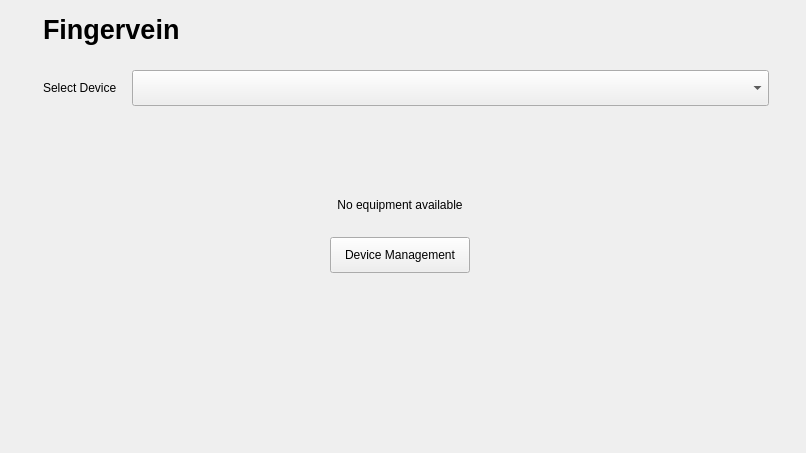
     <widget class="QWidget" name="pageFingerVein">
      <layout class="QVBoxLayout" name="verticalLayout_8">
       <item>
        <layout class="QHBoxLayout" name="horizontalLayout_10">
         <property name="leftMargin">
          <number>32</number>
         </property>
         <property name="topMargin">
          <number>0</number>
         </property>
         <property name="rightMargin">
          <number>26</number>
         </property>
         <property name="bottomMargin">
          <number>17</number>
         </property>
         <item>
          <widget class="QLabel" name="listWidgetAFingerVein">
           <property name="minimumSize">
            <size>
             <width>0</width>
             <height>36</height>
            </size>
           </property>
           <property name="maximumSize">
            <size>
             <width>16777215</width>
             <height>36</height>
            </size>
           </property>
           <property name="font">
            <font>
             <pointsize>20</pointsize>
             <bold>true</bold>
            </font>
           </property>
           <property name="text">
            <string>Fingervein</string>
           </property>
          </widget>
         </item>
         <item>
          <spacer name="horizontalSpacer_11">
           <property name="orientation">
            <enum>Qt::Horizontal</enum>
           </property>
           <property name="sizeHint" stdset="0">
            <size>
             <width>40</width>
             <height>20</height>
            </size>
           </property>
          </spacer>
         </item>
        </layout>
       </item>
       <item>
        <layout class="QHBoxLayout" name="horizontalLayout_7">
         <property name="spacing">
          <number>15</number>
         </property>
         <property name="leftMargin">
          <number>32</number>
         </property>
         <property name="rightMargin">
          <number>26</number>
         </property>
         <property name="bottomMargin">
          <number>8</number>
         </property>
         <item>
          <widget class="QLabel" name="listWidgetBFingerVein">
           <property name="maximumSize">
            <size>
             <width>16777215</width>
             <height>36</height>
            </size>
           </property>
           <property name="text">
            <string>Select Device</string>
           </property>
          </widget>
         </item>
         <item>
          <widget class="QComboBox" name="listWidgetFingerVein">
           <property name="sizePolicy">
            <sizepolicy hsizetype="Expanding" vsizetype="Fixed">
             <horstretch>0</horstretch>
             <verstretch>0</verstretch>
            </sizepolicy>
           </property>
           <property name="minimumSize">
            <size>
             <width>0</width>
             <height>36</height>
            </size>
           </property>
          </widget>
         </item>
        </layout>
       </item>
       <item>
        <layout class="QHBoxLayout" name="lblNoDeviceLFingerVein">
         <item>
          <widget class="QWidget" name="lblNoDeviceWFingerVein" native="true">
           <property name="minimumSize">
            <size>
             <width>400</width>
             <height>0</height>
            </size>
           </property>
           <layout class="QHBoxLayout" name="horizontalLayout_37">
            <item>
             <spacer name="horizontalSpacer_9">
              <property name="orientation">
               <enum>Qt::Horizontal</enum>
              </property>
              <property name="sizeHint" stdset="0">
               <size>
                <width>40</width>
                <height>20</height>
               </size>
              </property>
             </spacer>
            </item>
            <item>
             <layout class="QVBoxLayout" name="verticalLayout_15">
              <property name="leftMargin">
               <number>0</number>
              </property>
              <property name="bottomMargin">
               <number>120</number>
              </property>
              <item>
               <spacer name="verticalSpacer_6">
                <property name="orientation">
                 <enum>Qt::Vertical</enum>
                </property>
                <property name="sizeHint" stdset="0">
                 <size>
                  <width>20</width>
                  <height>40</height>
                 </size>
                </property>
               </spacer>
              </item>
              <item>
               <layout class="QHBoxLayout" name="horizontalLayout_20">
                <item>
                 <spacer name="horizontalSpacer_15">
                  <property name="orientation">
                   <enum>Qt::Horizontal</enum>
                  </property>
                  <property name="sizeHint" stdset="0">
                   <size>
                    <width>40</width>
                    <height>20</height>
                   </size>
                  </property>
                 </spacer>
                </item>
                <item>
                 <widget class="QLabel" name="lblNoDeviceIFingerVein">
                  <property name="text">
                   <string/>
                  </property>
                 </widget>
                </item>
                <item>
                 <spacer name="horizontalSpacer_16">
                  <property name="orientation">
                   <enum>Qt::Horizontal</enum>
                  </property>
                  <property name="sizeHint" stdset="0">
                   <size>
                    <width>40</width>
                    <height>20</height>
                   </size>
                  </property>
                 </spacer>
                </item>
               </layout>
              </item>
              <item>
               <layout class="QHBoxLayout" name="horizontalLayout_22">
                <property name="bottomMargin">
                 <number>16</number>
                </property>
                <item>
                 <spacer name="horizontalSpacer_19">
                  <property name="orientation">
                   <enum>Qt::Horizontal</enum>
                  </property>
                  <property name="sizeHint" stdset="0">
                   <size>
                    <width>40</width>
                    <height>20</height>
                   </size>
                  </property>
                 </spacer>
                </item>
                <item>
                 <widget class="KALabel" name="lblNoDeviceFingerVein">
                  <property name="minimumSize">
                   <size>
                    <width>600</width>
                    <height>0</height>
                   </size>
                  </property>
                  <property name="maximumSize">
                   <size>
                    <width>600</width>
                    <height>16777215</height>
                   </size>
                  </property>
                  <property name="text">
                   <string>No equipment available</string>
                  </property>
                  <property name="alignment">
                   <set>Qt::AlignCenter</set>
                  </property>
                 </widget>
                </item>
                <item>
                 <spacer name="horizontalSpacer_20">
                  <property name="orientation">
                   <enum>Qt::Horizontal</enum>
                  </property>
                  <property name="sizeHint" stdset="0">
                   <size>
                    <width>40</width>
                    <height>20</height>
                   </size>
                  </property>
                 </spacer>
                </item>
               </layout>
              </item>
              <item>
               <layout class="QHBoxLayout" name="horizontalLayout_21">
                <item>
                 <spacer name="horizontalSpacer_17">
                  <property name="orientation">
                   <enum>Qt::Horizontal</enum>
                  </property>
                  <property name="sizeHint" stdset="0">
                   <size>
                    <width>40</width>
                    <height>20</height>
                   </size>
                  </property>
                 </spacer>
                </item>
                <item>
                 <widget class="KAButton" name="lblNoDevicePFingerVein">
                  <property name="minimumSize">
                   <size>
                    <width>140</width>
                    <height>36</height>
                   </size>
                  </property>
                  <property name="maximumSize">
                   <size>
                    <width>140</width>
                    <height>16777215</height>
                   </size>
                  </property>
                  <property name="text">
                   <string>Device Management</string>
                  </property>
                 </widget>
                </item>
                <item>
                 <spacer name="horizontalSpacer_18">
                  <property name="orientation">
                   <enum>Qt::Horizontal</enum>
                  </property>
                  <property name="sizeHint" stdset="0">
                   <size>
                    <width>40</width>
                    <height>20</height>
                   </size>
                  </property>
                 </spacer>
                </item>
               </layout>
              </item>
              <item>
               <spacer name="verticalSpacer_7">
                <property name="orientation">
                 <enum>Qt::Vertical</enum>
                </property>
                <property name="sizeHint" stdset="0">
                 <size>
                  <width>20</width>
                  <height>40</height>
                 </size>
                </property>
               </spacer>
              </item>
             </layout>
            </item>
            <item>
             <spacer name="horizontalSpacer_14">
              <property name="orientation">
               <enum>Qt::Horizontal</enum>
              </property>
              <property name="sizeHint" stdset="0">
               <size>
                <width>40</width>
                <height>20</height>
               </size>
              </property>
             </spacer>
            </item>
           </layout>
          </widget>
         </item>
         <item>
          <widget class="QStackedWidget" name="stackedWidgetFingerVein"/>
         </item>
        </layout>
       </item>
      </layout>
     </widget>
